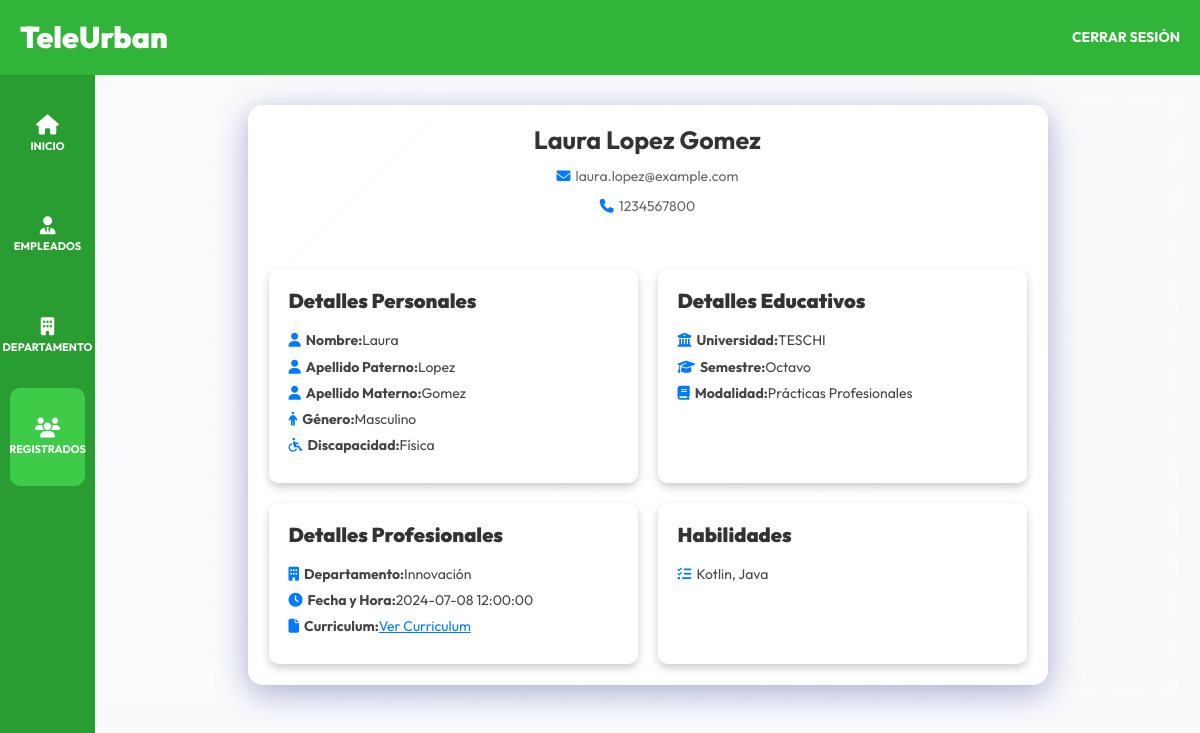
The page /admin/registrados/ver?id=11 (signed in) on the database its author committed.
### tables this page shows
CREATE TABLE `entrevistas` (
  `id` int NOT NULL AUTO_INCREMENT,
  `nombre` varchar(255) NOT NULL,
  `a_paterno` varchar(255) NOT NULL,
  `a_materno` varchar(255) NOT NULL,
  `email` varchar(255) NOT NULL,
  `telefono` varchar(20) NOT NULL,
  `discapacidad_id` bigint DEFAULT NULL,
  `genero_id` bigint DEFAULT NULL,
  `semestre_id` bigint DEFAULT NULL,
  `universidad_id` bigint DEFAULT NULL,
  `curriculum` longblob,
  `fecha_hora` datetime NOT NULL,
  `modalidad_id` bigint DEFAULT NULL,
  `token` varchar(82) DEFAULT NULL,
  `token_expiracion` datetime DEFAULT NULL,
  `departamento_id` bigint DEFAULT NULL,
  `habilidades` text,
  `estatus_id` bigint DEFAULT NULL,
  PRIMARY KEY (`id`),
  KEY `discapacidad_id` (`discapacidad_id`),
  KEY `genero_id` (`genero_id`),
  KEY `semestre_id` (`semestre_id`),
  KEY `universidad_id` (`universidad_id`),
  KEY `modalidad_id` (`modalidad_id`),
  KEY `fk_departamento_id` (`departamento_id`),
  KEY `fk_estatus` (`estatus_id`),
  CONSTRAINT `entrevistas_ibfk_1` FOREIGN KEY (`discapacidad_id`) REFERENCES `discapacidad` (`id`),
  CONSTRAINT `entrevistas_ibfk_2` FOREIGN KEY (`genero_id`) REFERENCES `genero` (`id`),
  CONSTRAINT `entrevistas_ibfk_3` FOREIGN KEY (`semestre_id`) REFERENCES `semestre` (`id`),
  CONSTRAINT `entrevistas_ibfk_4` FOREIGN KEY (`universidad_id`) REFERENCES `universidad` (`id`),
  CONSTRAINT `entrevistas_ibfk_6` FOREIGN KEY (`modalidad_id`) REFERENCES `descripcion` (`id`),
  CONSTRAINT `entrevistas_ibfk_departamento` FOREIGN KEY (`departamento_id`) REFERENCES `departamentos` (`id`),
  CONSTRAINT `fk_departamento_id` FOREIGN KEY (`departamento_id`) REFERENCES `departamentos` (`id`),
  CONSTRAINT `fk_estatus` FOREIGN KEY (`estatus_id`) REFERENCES `status` (`id`)
);

CREATE TABLE `genero` (
  `id` bigint NOT NULL AUTO_INCREMENT,
  `nombre` varchar(250) NOT NULL,
  PRIMARY KEY (`id`),
  UNIQUE KEY `nombre` (`nombre`)
);

CREATE TABLE `discapacidad` (
  `id` bigint NOT NULL AUTO_INCREMENT,
  `nombre` varchar(250) NOT NULL,
  PRIMARY KEY (`id`),
  UNIQUE KEY `nombre` (`nombre`)
);

CREATE TABLE `universidad` (
  `id` bigint NOT NULL AUTO_INCREMENT,
  `nombre` varchar(250) NOT NULL,
  PRIMARY KEY (`id`),
  UNIQUE KEY `nombre` (`nombre`)
);

CREATE TABLE `semestre` (
  `id` bigint NOT NULL AUTO_INCREMENT,
  `grado` varchar(250) NOT NULL,
  PRIMARY KEY (`id`),
  UNIQUE KEY `grado` (`grado`)
);

CREATE TABLE `descripcion` (
  `id` bigint NOT NULL AUTO_INCREMENT,
  `nombre` varchar(250) NOT NULL,
  PRIMARY KEY (`id`),
  UNIQUE KEY `nombre` (`nombre`)
);

CREATE TABLE `departamentos` (
  `id` bigint NOT NULL AUTO_INCREMENT,
  `nombre_departamento` varchar(250) NOT NULL,
  `id_encargado` bigint NOT NULL,
  `descripcion` text,
  `imagen` varchar(255) DEFAULT NULL,
  `publicado` tinyint(1) DEFAULT '0',
  `disponible` tinyint(1) NOT NULL DEFAULT '1',
  PRIMARY KEY (`id`),
  KEY `departamento_ibfk_1` (`id_encargado`),
  CONSTRAINT `departamentos_ibfk_1` FOREIGN KEY (`id_encargado`) REFERENCES `empleados` (`id`)
);

### controllers/EntrevistaController.php (called while the page is built, shortened)
<?php
class EntrevistaController {
    public static function verMasInformacion(Router $router) {
        $id = $_GET['id'];
        $id = filter_var($id, FILTER_VALIDATE_INT);
        $entrevista = Entrevista::find($id);
        $entrevista->universidad_nombre = $entrevista->obtenerUniversidad();
        $entrevista->semestre_nombre = $entrevista->obtenerSemestre();
        $entrevista->departamento_nombre = $entrevista->obtenerDepartamento();
        $entrevista->modalidad_nombre = $entrevista->obtenerModalidad();
        $entrevista->discapacidad_nombre = $entrevista->obtenerDiscapacidad();
        $entrevista->genero_nombre = $entrevista->obtenerGenero();
        $router->render('admin/registrados/ver', [
            'titulo' => 'Detalles del Postulante',
            'entrevista' => $entrevista
        ]);
    }
}

### public/index.php (called while the page is built, shortened)
<?php
$router = new Router();
$router->get('/login', [AuthController::class, 'login']);
$router->post('/login', [AuthController::class, 'login']);
$router->post('/logout', [AuthController::class, 'logout']);
$router->get('/registro', [AuthController::class, 'registro']);
$router->post('/registro', [AuthController::class, 'registro']);
$router->get('/olvide', [AuthController::class, 'olvide']);
$router->post('/olvide', [AuthController::class, 'olvide']);
$router->get('/reestablecer', [AuthController::class, 'reestablecer']);
$router->post('/reestablecer', [AuthController::class, 'reestablecer']);
$router->get('/mensaje', [AuthController::class, 'mensaje']);
$router->get('/confirmar-cuenta', [AuthController::class, 'confirmar']);
$router->get('/admin/dashboard', [DashboardController::class, 'index']);
$router->get('/admin/empleados', [EmpleadosController::class, 'index']);
$router->get('/admin/empleados/crear', [EmpleadosController::class, 'crear']);
$router->post('/admin/empleados/crear', [EmpleadosController::class, 'crear']);
$router->get('/admin/empleados/editar', [EmpleadosController::class, 'editar']);
$router->post('/admin/empleados/editar', [EmpleadosController::class, 'editar']);
$router->post('/admin/empleados/eliminar', [EmpleadosController::class, 'eliminar']);
$router->get('/admin/departamentos', [DepartamentosController::class, 'index']);
$router->get('/admin/departamentos/crear', [DepartamentosController::class, 'crear']);
$router->post('/admin/departamentos/crear', [DepartamentosController::class, 'crear']);
$router->get('/admin/departamentos/editar', [DepartamentosController::class, 'editar']);
$router->post('/admin/departamentos/editar', [DepartamentosController::class, 'editar']);
$router->post('/admin/departamentos/eliminar', [DepartamentosController::class, 'eliminar']);
$router->post('/admin/departamentos/publicar', [DepartamentosController::class, 'publicar']);
$router->post('/admin/departamentos/despublicar', [DepartamentosController::class, 'despublicar']);
$router->post('/admin/departamentos/toggle-disponibilidad', [DepartamentosController::class, 'toggleDisponibilidad']);
$router->post('/admin/registrados/aceptar', [EntrevistaController::class, 'aceptar']);
$router->post('/admin/registrados/rechazar', [EntrevistaController::class, 'rechazar']);
$router->get('/admin/registrados/cv', [EntrevistaController::class, 'cv']);
$router->get('/admin/registrados/ver', [EntrevistaController::class, 'verMasInformacion']);
$router->get('/', [PaginasController::class, 'index']);
$router->get('/teleurban', [PaginasController::class, 'nosotros']);
$router->get('/departamentos', [PaginasController::class, 'departamentos']);
$router->get('/departamento', [DepartamentosController::class, 'detalle']);
$router->get('/citas', [CitasController::class, 'crear']);
$router->post('/citas', [CitasController::class, 'crear']);
$router->post('/validar-fecha-hora', [CitasController::class, 'validarFechaHora']);
$router->get('/404', [PaginasController::class, 'error']);
$router->get('/entrevistas', [CitasController::class, 'listar']);
$router->get('/modificar-cita', [CitasController::class, 'editar']);
$router->post('/modificar-cita', [CitasController::class, 'editar']);
$router->get('/login-cita', [CitasController::class, 'login']);
$router->post('/login-cita', [CitasController::class, 'login']);
$router->get('/admin/registrados', [EntrevistaController::class, 'index']);
$router->get('/admin/registrados/editar', [EntrevistaController::class, 'editar']);
$router->post('/admin/registrados/editar', [EntrevistaController::class, 'editar']);
$router->post('/admin/registrados/eliminar', [EntrevistaController::class, 'eliminar']);
$router->comprobarRutas();

### models/ActiveRecord.php (called while the page is built, shortened)
<?php
class ActiveRecord {
    protected static $db;
    protected static $tabla = '';
    public static function setDB($database) {
        self::$db = $database;
    }
    public static function consultarSQL($query) {
        $resultado = self::$db->query($query);
        $array = [];
        while($registro = $resultado->fetch_assoc()) {
            $array[] = static::crearObjeto($registro);
        }
        return $array;
    }
    protected static function crearObjeto($registro) {
        $objeto = new static;
        foreach($registro as $key => $value ) {
            if(property_exists( $objeto, $key  )) {
                $objeto->$key = $value;
            }
        }
        return $objeto;
    }
    public static function find($id) {
        $query = "SELECT * FROM " . static::$tabla  ." WHERE id = {$id}";
        $resultado = self::consultarSQL($query);
        return array_shift( $resultado ) ;
    }
}

### views/admin/registrados/ver.php (the view)
<div class="ver">
    <div class="ver__card">
        <div class="ver__card__header">
            <h2 class="card__name"><?php echo $entrevista->nombre . ' ' . $entrevista->a_paterno . ' ' . $entrevista->a_materno; ?></h2>
            <p class="card__email"><i class="fas fa-envelope"></i> <?php echo $entrevista->email; ?></p>
            <p class="card__phone"><i class="fas fa-phone"></i> <?php echo $entrevista->telefono; ?></p>
        </div>
        <div class="ver__card__body">
            <div class="card__section">
                <h3>Detalles Personales</h3>
                <p><i class="fas fa-user"></i> <strong>Nombre:</strong> <?php echo $entrevista->nombre; ?></p>
                <p><i class="fas fa-user"></i> <strong>Apellido Paterno:</strong> <?php echo $entrevista->a_paterno; ?></p>
                <p><i class="fas fa-user"></i> <strong>Apellido Materno:</strong> <?php echo $entrevista->a_materno; ?></p>
                <p><i class="fas fa-male"></i> <strong>Género:</strong> <?php echo $entrevista->genero_nombre; ?></p>
                <p><i class="fas fa-wheelchair"></i> <strong>Discapacidad:</strong> <?php echo $entrevista->discapacidad_nombre; ?></p>
            </div>
            <div class="card__section">
                <h3>Detalles Educativos</h3>
                <p><i class="fas fa-university"></i> <strong>Universidad:</strong> <?php echo $entrevista->universidad_nombre; ?></p>
                <p><i class="fas fa-graduation-cap"></i> <strong>Semestre:</strong> <?php echo $entrevista->semestre_nombre; ?></p>
                <p><i class="fas fa-book"></i> <strong>Modalidad:</strong> <?php echo $entrevista->modalidad_nombre; ?></p>
            </div>
            <div class="card__section">
                <h3>Detalles Profesionales</h3>
                <p><i class="fas fa-building"></i> <strong>Departamento:</strong> <?php echo $entrevista->departamento_nombre; ?></p>
                <p><i class="fas fa-clock"></i> <strong>Fecha y Hora:</strong> <?php echo $entrevista->fecha_hora; ?></p>
                <p><i class="fas fa-file"></i> <strong>Curriculum:</strong> <a href="/cv/<?php echo $entrevista->curriculum; ?>" target="_blank">Ver Curriculum</a></p>
            </div>
            <div class="card__section card__skills">
                <h3>Habilidades</h3>
                <p><i class="fas fa-tasks"></i> <?php echo $entrevista->habilidades; ?></p>
            </div>
        </div>
    </div>
</div>

### rows shown on the page
entrevistas: nombre "Laura", a_paterno "Lopez", a_materno "Gomez", email "laura.lopez@example.com", telefono "1234567800", genero.nombre "Masculino", discapacidad.nombre "Física", universidad.nombre "TESCHI", semestre.grado "Octavo", modalidad.nombre "Prácticas Profesionales", departamento.nombre_departamento "Innovación", fecha_hora "2024-07-08 12:00:00", habilidades "Kotlin, Java"
